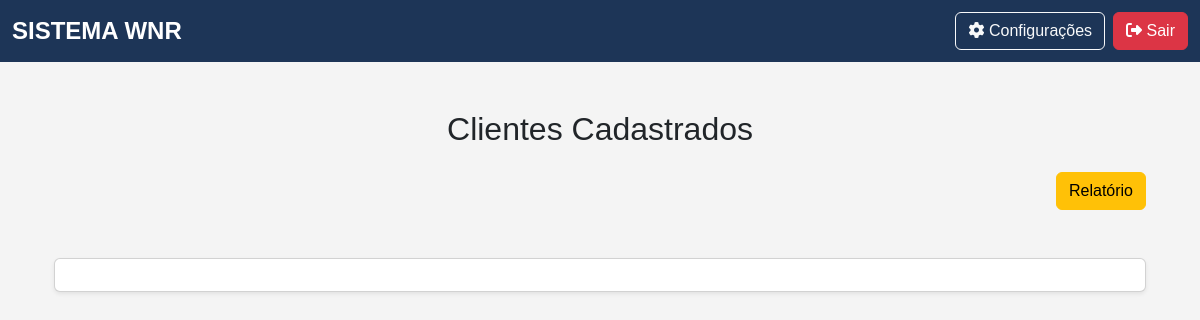
Page /listar_cliente (signed in) on the earlier database version.
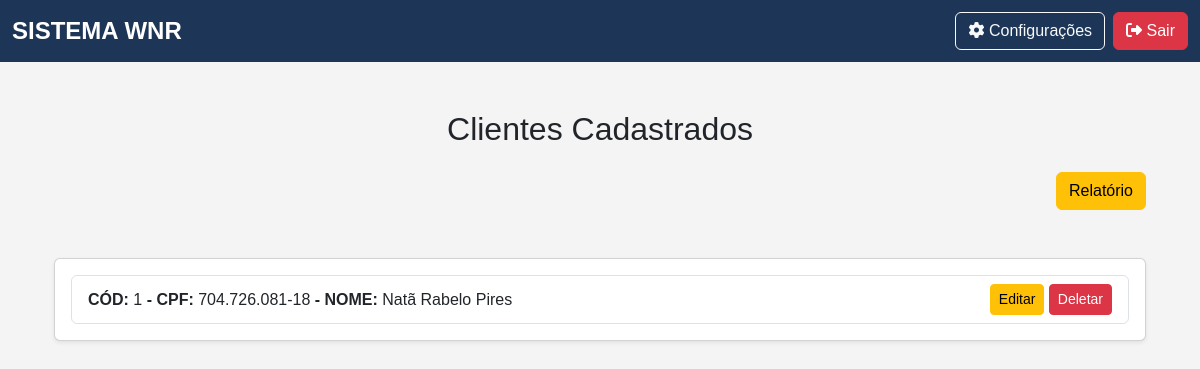
Same page on the later database version.
### app/models.py (models this page shows)
class Cliente(db.Model):
    __tablename__ = "clientes"
    id                      = Column(Integer, primary_key=True, index=True)
    nome                    = Column(String, index=True)
    cpf                     = Column(String(11), unique=True, index=True)
    email                   = Column(String, unique=True, index=True)
    data_nascimento         = Column(Date)
    renda_familiar          = Column(Float)
    bairro                  = Column(String)
    canal_divulgacao        = Column(String)
    cep                     = Column(String(8))
    cidade                  = Column(String)
    condicao_habitacao      = Column(String)
    cpf_responsavel         = Column(String(11), nullable=True, default="")
    numero_cs               = Column(String)
    despesa_mensal          = Column(Float)
    escolaridade            = Column(String)
    estado                  = Column(String)
    endereco                = Column(String)
    fone_contato            = Column(String)
    fone_pessoal            = Column(String)
    foto                    = Column(String)
    grau_parentesco         = Column(String)
    nome_plano_saude        = Column(String, default="Sem plano de Saúde")
    nome_responsavel        = Column(String, default="")
    numero_filhos           = Column(Integer, default=0)
    possui_filhos           = Column(String)
    plano_saude             = Column(String)
    previdenciario          = Column(String)
    profissao               = Column(String)
    remuneracao             = Column(Float)
    rg                      = Column(String)
    saldo                   = Column(Float)
    sexo                    = Column(String)
    tipo_moradia            = Column(String)
    transporte              = Column(String)
    encaminhamentos = relationship("Encaminhamento", back_populates="cliente", cascade="all, delete-orphan")
    guias = relationship("Guia", back_populates="cliente")

### app/routes/client_routes.py (the view)
@client_bp.route('/listar_cliente', methods=['GET', 'POST'])
@login_required
@role_required('atendimento', 'financeiro', 'admin')
def listar_cliente():
    clientes = Cliente.query.all()
    return render_template('clientes/list.html', clientes=clientes)

### app/__init__.py (called while the page is built)
@login_manager.user_loader
def load_user(id):
    return Usuario.query.get(int(id))  # Converte para inteiro e busca no banco

### app/templates/clientes/list.html (shortened to what this page needs)
{% extends 'base.html' %}
{% block content %}
<div class="container mt-5">
    <h2 class="text-center mb-4 mt-5">Clientes Cadastrados</h2>
    <div class="row mt-4 mb-5">
        <div class="col-md-12 text-end">
            <a href="{{ url_for('report_bp.report_cliente') }}" class="btn btn-md btn-warning">Relatório</a>
        </div>
    </div>
    <div class="card shadow-sm">
        <div class="card-body">
            <ul class="list-group">
                {% for cliente in clientes %}
                    <li class="list-group-item d-flex justify-content-between align-items-center">
                        <div>
                            <strong>CÓD: </strong>{{cliente.id}}
                            <strong> - CPF: </strong>{{cliente.cpf}}
                            <strong> - NOME: </strong>{{cliente.nome}}
                        </div>
                        <div>
                            <a href="{{ url_for('client_bp.editar_cliente', id=cliente.id) }}" class="btn btn-sm btn-warning">Editar</a>
                            <a href="{{ url_for('client_bp.deletar_cliente', id=cliente.id) }}" class="btn btn-sm btn-danger" data-bs-toggle="modal" data-bs-target="#confirmarExclusao" data-id="{{ cliente.id }}">Deletar</a>
                        </div>
                    </li>
                {% endfor %}
            </ul>
        </div>
    </div>
</div>
{% endblock %}

### app/templates/base.html (shortened to what this page needs)
<!DOCTYPE html>
<html lang="pt-BR">
<head>
    <link href="https://cdn.jsdelivr.net/npm/bootstrap@5.3.0/dist/css/bootstrap.min.css" rel="stylesheet">
    <link rel="stylesheet" href="{{ url_for('static', filename='css/base.css') }}">
</head>
<body>
    <nav class="navbar navbar-expand-lg navbar-dark">
        <div class="container-fluid">
            <a class="navbar-brand" href="{{ url_for('main_bp.menu')}}">SISTEMA WNR</a>
            <div class="d-flex">
                <a href="#" class="btn btn-outline-light me-2"><i class="fas fa-cog"></i> Configurações</a>
                <a href="{{ url_for('auth_bp.logout')}}" class="btn btn-danger"><i class="fas fa-sign-out-alt"></i> Sair</a>
            </div>
        </div>
    </nav>
    <div class="container container-fluid mt-5">
        {% block content %}{% endblock %}
    </div>
</body>
</html>

### app/static/css/base.css (style rules this page uses)
body { background-color: #f4f4f4; font-family: 'Arial', sans-serif; margin: 0; padding: 0; }
.navbar { background-color: #1d3557; }
.navbar-brand { font-size: 1.5rem; font-weight: bold; }
.navbar .btn { font-size: 1rem; transition: 0.3s; }

Differences in the rows shown:
added Cliente: id "1", cpf "704.726.081-18", nome "Natã Rabelo Pires"
